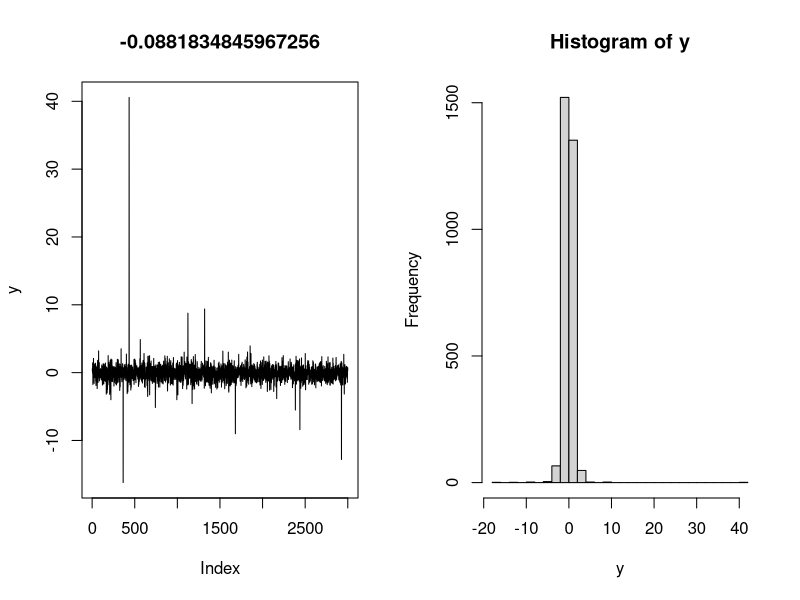

Recreate this plot in R.
############################################################################
###################### alpha - stable data
library( stabledist )

mu = -1
phi = 0.95
sigma = 0.13
b0 = 0.001
b1 = 0.11
b2 = -0.21
y0 = 0
# er
a = 1.92    # a e ( 0, 2 ] 
T = 3e3
y = h = l = rep(0, T)

data_seed = sample( 1:1e6, 1 )
set.seed( data_seed )
for(t in 1:T){
  if(t == 1){
    h[t] = rnorm(1, mean = mu, sd = sigma * 1 / sqrt( (1 - phi * phi) ) )
    y[t] = rstable(n = 1, 
                   alpha = a, 
                   beta = 0, 
                   gamma = exp(h[t]/2),
                   delta = b0 + b1 * y0 + b2 * exp( h[t] ) 
                   )
  }else{
    h[t] = rnorm(1, mean = (mu + phi * ( h[t-1] - mu )), sd = sigma)
    y[t] = rstable(n = 1, 
                   alpha = a, 
                   beta = 0, 
                   gamma = exp(h[t]/2),
                   delta = b0 + b1 * y[t-1] + b2 * exp( h[t] ) 
    )
  }
}

par( mfrow = c( 1, 2) )
plot( y, type = 'l', main = mean(y) )
hist( y, breaks = 40 )
par( mfrow = c(1, 1) )
